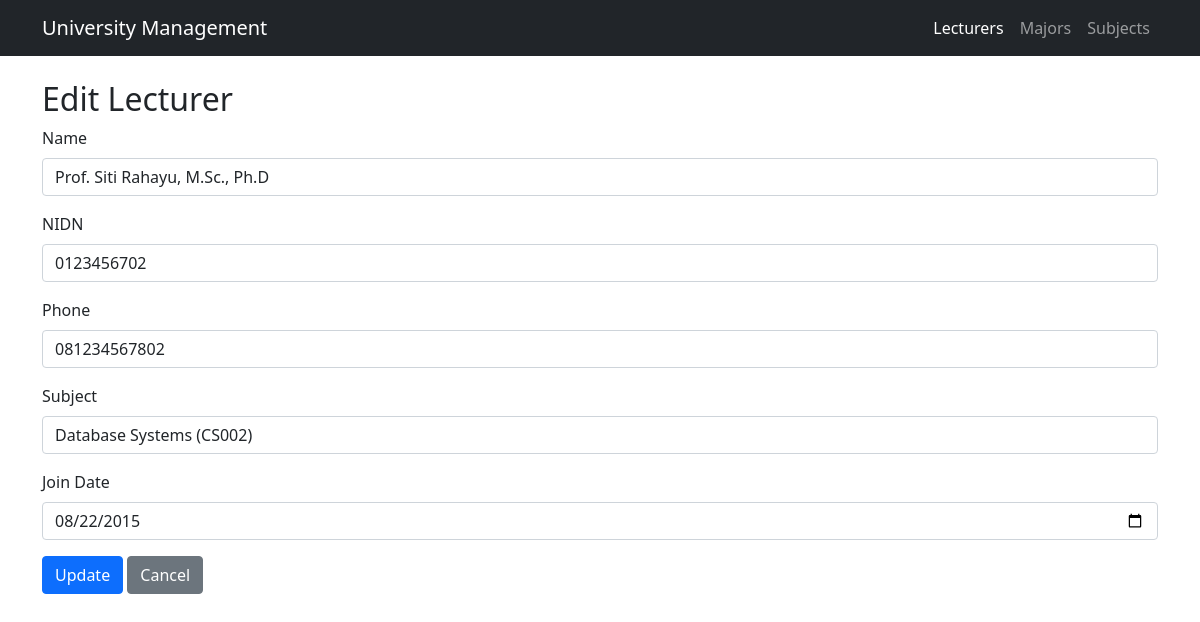
The page /tp_mvc25/index.php?page=lecturers&action=edit&id=2 on the database its author committed.
### tables this page shows
CREATE TABLE `lecturers` (
  `id` int(11) NOT NULL,
  `name` varchar(100) NOT NULL,
  `nidn` varchar(20) NOT NULL,
  `phone` varchar(15) NOT NULL,
  `join_date` date NOT NULL,
  `created_at` timestamp NOT NULL DEFAULT current_timestamp(),
  `subject_id` int(11) DEFAULT NULL
);

CREATE TABLE `subjects` (
  `id` int(11) NOT NULL,
  `name` varchar(100) NOT NULL,
  `credits` int(11) NOT NULL,
  `subject_code` varchar(20) NOT NULL,
  `major_id` int(11) DEFAULT NULL,
  `created_at` timestamp NOT NULL DEFAULT current_timestamp()
);

### tp_mvc25/controllers/LecturerController.php (called while the page is built, shortened)
<?php
include_once "models/Lecturer.php";
class LecturerController
{
    private $model;
    public function __construct($conn)
    {
        $this->model = new Lecturer($conn);
    }
    public function editPage($id)
    {
        return $this->model->getById($id);
    }
}

### tp_mvc25/models/Lecturer.php (called while the page is built, shortened)
<?php
class Lecturer
{
    private $conn;
    public function __construct($db){
        $this->conn = $db;
    }
    public function getById($id){
        $sql = "SELECT l.*, s.name as subject_name, s.subject_code
                FROM lecturers l
                LEFT JOIN subjects s ON l.subject_id = s.id
                WHERE l.id = ?";
        $stmt = $this->conn->prepare($sql);
        $stmt->bind_param("i", $id);
        $stmt->execute();
        return $stmt->get_result()->fetch_assoc();
    }
}
?>

### tp_mvc25/models/Subject.php (called while the page is built, shortened)
<?php
class Subject
{
    private $conn;
    public function __construct($db){
        $this->conn = $db;
    }
    public function getAll(){
        $sql = "SELECT s.*, m.name as major_name
                FROM subjects s
                LEFT JOIN majors m ON s.major_id = m.id";
        return $this->conn->query($sql);
    }
}
?>

### tp_mvc25/views/LecturerViews.php (the view, shortened to what this page needs)
<?php
$lecturerController = new LecturerController($conn);
$subjectModel = new Subject($conn);
$action = $_GET['action'] ?? 'index';
$id = $_GET['id'] ?? null;
$subjects = $subjectModel->getAll();
$lecturer = null;
if ($action === 'edit' && $id && $_SERVER['REQUEST_METHOD'] === 'GET') {
    $lecturer = $lecturerController->editPage($id);
}
?>
<?php include "templates/header.php"; ?>
<?php if (in_array($action, ['create', 'edit'])): ?>
    <h2><?= $action === 'create' ? 'Create' : 'Edit' ?> Lecturer</h2>
    <form method="post" action="index.php?page=lecturers&action=<?= $action ?><?= $id ? '&id='.$id : '' ?>">
        <div class="mb-3">
            <label class="form-label">Name</label>
            <input type="text" name="name" class="form-control" value="<?= $lecturer['name'] ?? '' ?>" required>
        </div>
        <div class="mb-3">
            <label class="form-label">NIDN</label>
            <input type="text" name="nidn" class="form-control" value="<?= $lecturer['nidn'] ?? '' ?>" required>
        </div>
        <div class="mb-3">
            <label class="form-label">Phone</label>
            <input type="text" name="phone" class="form-control" value="<?= $lecturer['phone'] ?? '' ?>" required>
        </div>
        <div class="mb-3">
            <label class="form-label">Subject</label>
            <select name="subject_id" class="form-control">
                <?php while ($subject = $subjects->fetch_assoc()): ?>
                    <option value="<?= $subject['id'] ?>"
                        <?= isset($lecturer['subject_id']) && $lecturer['subject_id'] == $subject['id'] ? 'selected' : '' ?>>
                        <?= $subject['name'] ?> (<?= $subject['subject_code'] ?>)
                    </option>
                <?php endwhile; ?>
            </select>
        </div>
        <div class="mb-3">
            <label class="form-label">Join Date</label>
            <input type="date" name="join_date" class="form-control" value="<?= $lecturer['join_date'] ?? '' ?>" required>
        </div>
        <?php
        include "templates/form_actions.php";
        ?>
    </form>
<?php endif; ?>
<?php include "templates/footer.php"; ?>

### rows shown on the page
lecturers: name "Prof. Siti Rahayu, M.Sc., Ph.D", nidn "0123456702", phone "081234567802", subject_id "Database Systems (CS002)", join_date "08/22/2015"

### other values the page prints
$submit_label "Update"
